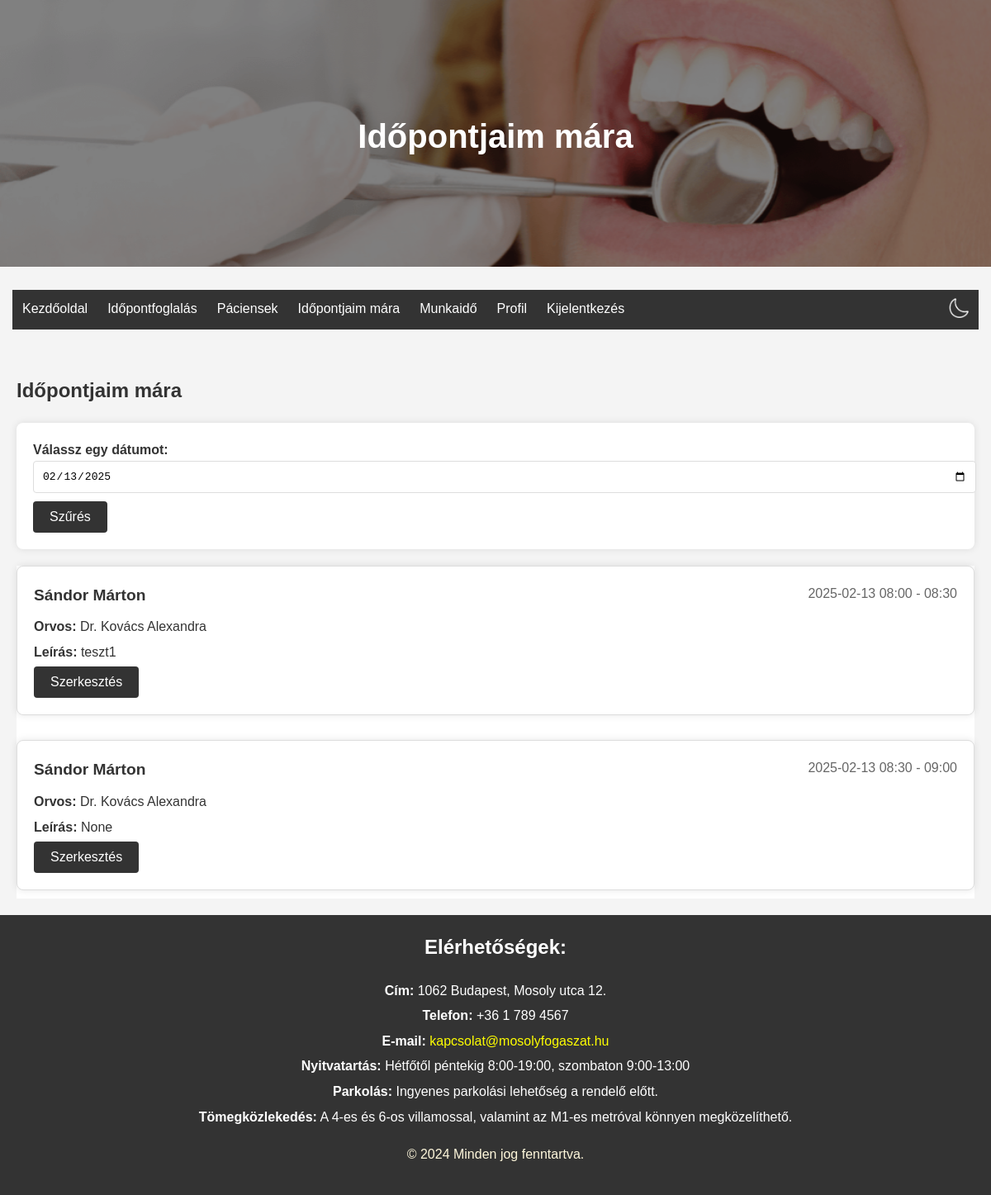
Screenshot of /appointments_today/?date=2025-02-13 (signed in) with the database file from the repository.
### rendeloweboldal/models.py (models this page shows, shortened)
class Appointment(models.Model):
    id = models.UUIDField(primary_key=True, default=uuid4, editable=False)  # FHIR resource identifier
    patient = models.CharField(max_length=64, null=True, blank=True)  # Az időpontot foglaló páciens azonosítója
    practitioner = models.ForeignKey(Doctor, on_delete=models.CASCADE)  # Link to Practitioner resource
    treatment = models.ForeignKey(Treatment, on_delete=models.SET_NULL, null=True, blank=True)  # Link to Treatment
    start = models.DateTimeField()  # Kezdési időpont
    end = models.DateTimeField()  # Befejezési időpont
    status = models.CharField(max_length=64, null=True, blank=True)  # Időpont státusza (pl. foglalt, elérhető)
    custom_description = models.TextField(null=True, blank=True)  # Egyéb információk

class Patient(models.Model):
    id = models.CharField(max_length=64, primary_key=True)  # same as RendeloUser.id
    name = models.CharField(max_length=255)  # FHIR 'name' field
    gender = models.CharField(max_length=10, choices=[('male', 'Male'), ('female', 'Female')])
    birthDate = models.DateField(null=True, blank=True)  # FHIR 'birthDate' field
    telecom = models.CharField(max_length=255, null=True, blank=True)  # FHIR 'telecom' field for contact details

class Doctor(models.Model):
    id = models.CharField(max_length=64, primary_key=True)  # FHIR resource identifier
    name = models.CharField(max_length=255)
    photo = models.ImageField(upload_to='doctor_pictures/', null=True, blank=True)  # FHIR 'photo' field
    qualification = models.TextField(null=True, blank=True)  # FHIR 'qualification' field

### rendeloweboldal/views.py (the view)
# urls.py: path('appointments_today/', views.appointments_today_view, name='appointments_today'),
@login_required
def appointments_today_view(request):
    if not (request.user.is_staff and not request.user.is_superuser):
        return redirect('home')
    doctor = get_object_or_404(Doctor, id=request.user.id)
    selected_date = request.GET.get('date', timezone.now().strftime('%Y-%m-%d'))
    appointments = Appointment.objects.filter(practitioner=doctor, start__date=selected_date, patient__isnull=False).order_by('start')
    for appointment in appointments:
        patient = get_object_or_404(Patient, id=appointment.patient)
        appointment.patient_name = patient.name
    return render(request, 'appointments_today.html', {'appointments': appointments, 'selected_date': selected_date})

### rendeloweboldal/templates/appointments_today.html (shortened to what this page needs)
{% extends "base.html" %}
{% load static %}
{% block header_title %}Időpontjaim mára{% endblock %}
{% block content %}
<section class="appointments-today">
    <h2>Időpontjaim mára</h2>
    <form method="get" action="{% url 'appointments_today' %}">
        <label for="date">Válassz egy dátumot:</label>
        <input type="date" id="date" name="date" value="{{ selected_date }}">
        <button type="submit">Szűrés</button>
    </form>
    <div class="appointments">
        {% for appointment in appointments %}
        <div class="appointment">
            <div class="appointment-header">
                <span class="appointment-patient">{{ appointment.patient_name }}</span>
                <span class="appointment-time">{{ appointment.start|date:"Y-m-d H:i" }} - {{ appointment.end|date:"H:i" }}</span>
            </div>
            <p><strong>Orvos:</strong> {{ appointment.practitioner.name }}</p>
            <p><strong>Leírás:</strong> {{ appointment.custom_description }}</p>
            <button onclick="editAppointment('{{ appointment.id }}')">Szerkesztés</button>
        </div>
        {% endfor %}
    </div>
</section>
{% endblock %}

### rendeloweboldal/static/Css/style.css (style rules this page uses)
body { font-family: Arial, sans-serif; line-height: 1.6; margin: 0; padding: 0; background-color: #f4f4f4; }
form { background-color: white; padding: 20px; margin-bottom: 20px; border-radius: 8px; box-shadow: 0 0 10px rgba(0, 0, 0, 0.1); }
form label { font-weight: bold; }
form input, form select, form textarea { padding: 10px; border: 1px solid #ddd; border-radius: 4px; font-size: 1em; width: 100%; margin-bottom: 10px; }
form button { padding: 10px 20px; border: none; border-radius: 4px; background-color: #333; color: white; font-size: 1em; cursor: pointer; transition: background-color 0.3s; }
.appointment-time, .appointment-practitioner, .appointment-treatment { margin-bottom: 5px; }
button { padding: 10px 20px; border: none; border-radius: 4px; background-color: #333; color: white; font-size: 1em; cursor: pointer; transition: background-color 0.3s; }
.appointments { display: flex; flex-direction: column; gap: 20px; margin-top: 20px; }
.appointment { background-color: white; padding: 20px; border-radius: 8px; box-shadow: 0 0 10px rgba(0, 0, 0, 0.1); transition: transform 0.3s, box-shadow 0.3s; }
.appointment-header { display: flex; justify-content: space-between; align-items: center; margin-bottom: 10px; }
.appointment-time { font-size: 1em; color: #666; }
.appointment-patient { font-weight: bold; font-size: 1.2em; }
.appointment { border: 1px solid #ddd; padding: 10px; margin-bottom: 10px; border-radius: 4px; background-color: #f9f9f9; }
.appointment p { margin: 5px 0; }

### rendeloweboldal/static/Css/colors_light.css (style rules this page uses)
body, header { background-color: #f4f4f4; color: #333; }
form, .intro, .pricing, .appointments, .appointment, .patient-detail, .working-hours-form, .info-message, .profile, .admin { background-color: white; color: #333; }
.button, .button-like, button, .add-button, .edit-button, .delete-button, .cancel-button, .dialog-box button { background-color: #333; color: white; }

### rows the page displays
Appointment: patient_name "Sándor Márton", start "2025-02-13 08:00", end "08:30", practitioner.name "Dr. Kovács Alexandra", custom_description "teszt1"
Appointment: patient_name "Sándor Márton", start "2025-02-13 08:30", end "09:00", practitioner.name "Dr. Kovács Alexandra", custom_description "None"
